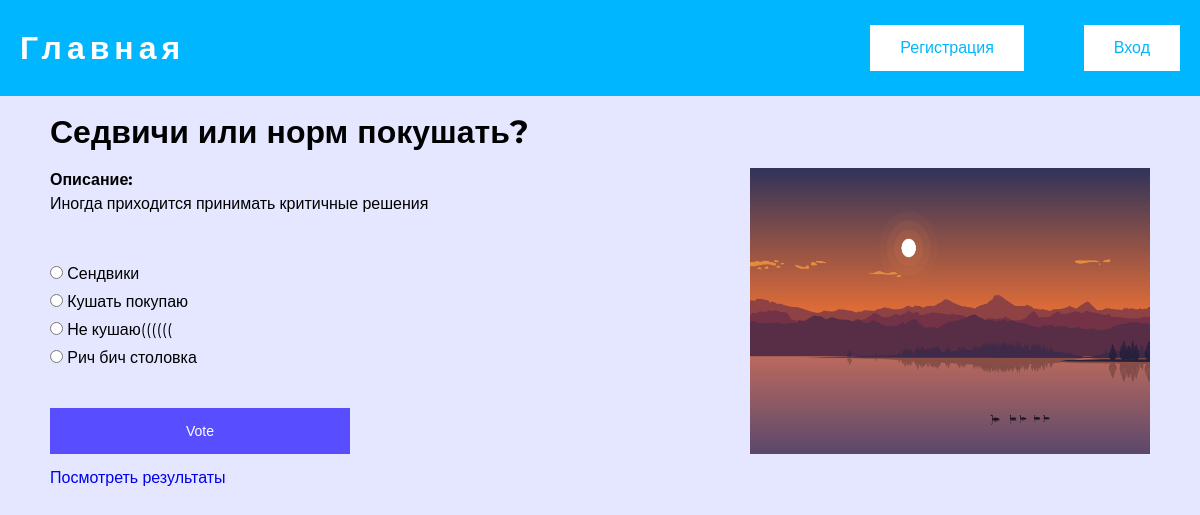
The app's page /polls/5/ with its own data.
### polls/models.py (models this page shows, shortened)
class Question(models.Model):
    text = models.CharField("Вопрос",max_length=250)
    pub_date = models.DateTimeField('date published')
    short_description = models.CharField(max_length=450, null=True)
    description = models.CharField(max_length=1500, null=True)
    image = models.ImageField(upload_to='polls/questions', blank=True)
    votes = models.IntegerField(default=0, blank=True)
    voted_by = models.ManyToManyField(User, related_name='voted_by', blank=True)
    def published_recently(self):
        recent_threshold = timezone.now() - datetime.timedelta(days=3)
        return self.pub_date >= recent_threshold

class Choice(models.Model):
    question = models.ForeignKey(Question, on_delete=models.CASCADE)
    choice_text = models.CharField("Вариант ответа",max_length=200)
    votes = models.IntegerField("Голоса",default=0)

### polls/views.py (the view)
# urls.py: path('<int:pk>/', views.DetailView.as_view(), name='detail'),
class DetailView(generic.DetailView):
    model = Question
    template_name = 'polls/detail.html'
    def get_context_data(self, **kwargs):
        context = super().get_context_data(**kwargs)
        quest = Question.objects.get(pk=self.kwargs['pk'])
        if not quest.published_recently() and not self.request.user.is_superuser:
            raise Http404
        return context

### polls/templates/polls/detail.html (shortened to what this page needs)
{% extends 'polls/base.html' %}
{% block content %}
<form action="{% url 'polls:vote' question.id %}" method="post">
        <h1>{{question.text}}</h1>
    <div class="question">
        <img class="question-img" src="{{ question.image.url }}" alt="Картинка вопроса">
        <div>
            <p class="question-description"><b>Описание:</b> <br>{{ question.description }}</p>
            {% for choice in question.choice_set.all %}
            <input class="question-input" type="radio" name="choice" id="choice{{forloop.counter}}" value="{{choice.id}}">
            <label for="choice{{forloop.counter}}">{{choice.choice_text}}</label><br>
            {% endfor %}
            <input class="question-button" type="submit" value="Vote">
        </div>
    </div>
</form>
<br>
<a href="{% url 'polls:results' question.id %}">Посмотреть результаты</a>
{% endblock %}

### polls/static/css/styles.css (style rules this page uses)
* { padding: 0;margin: 0;border: 0; }
* { box-sizing: border-box; }
html,body { height:100%;width:100%; font-size:100%;line-height:1; }
a,a:visited { text-decoration: none; }
body { font-family: 'Montserrat',sans-serif; background: rgba(109, 124, 255, 0.18); }
.question { display: flex; margin-top: 20px; gap: 30px; flex-direction: row-reverse; justify-content: space-between; }
.question-description { line-height: 1.5; margin-bottom: 50px; }
.question-img { max-width: 400px; }
.question-input { margin-bottom: 15px; }
.button-change,.question-button { display: flex; justify-content: center; text-align: center; font-weight: 500; padding: 15px; font-size: 14px; background: #594eff; width: 100%; color: #fff; max-width: 300px; margin-top: 30px; }

### records on screen
Question: text "Седвичи или норм покушать?", image (picture), description "Иногда приходится принимать критичные решения"
Choice: choice_text "Сендвики"
Choice: choice_text "Кушать покупаю"
Choice: choice_text "Не кушаю(((((("
Choice: choice_text "Рич бич столовка"
